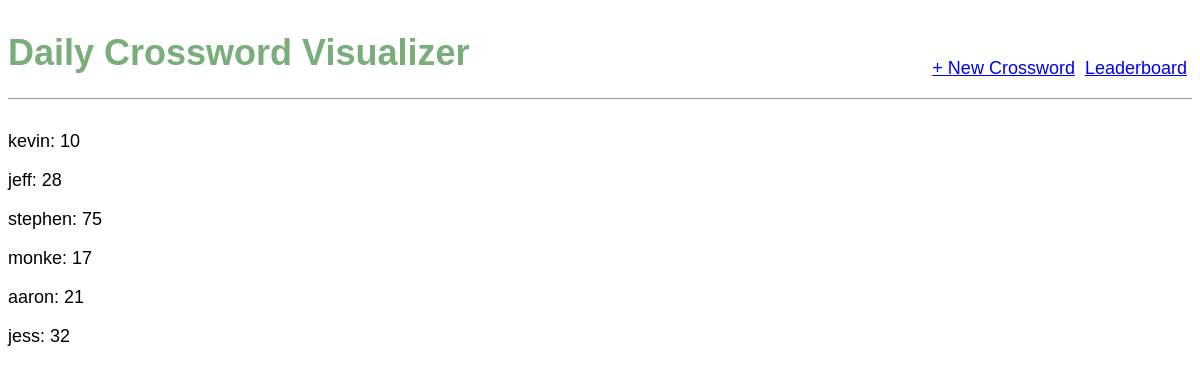
/tracker/12/, run on the app's committed database.
### tracker/models.py (models this page shows)
class Participant(models.Model):
    alias = models.ForeignKey(AuthorizedUser, default=get_default_user, on_delete=models.CASCADE)
    cells = models.PositiveIntegerField()
    date = models.ForeignKey(PlayDate, default=get_default_date, on_delete=models.CASCADE)

class AuthorizedUser(models.Model):
    name = models.CharField(max_length=20, primary_key = True)
    def __str__(self):
        return self.name

### tracker/views.py (the view)
# urls.py: path('tracker/<int:pk>/', ParticipantView.as_view(), name='dailyparticipants'),
class ParticipantView(ListView):
    model = Participant
    template_name = 'participants.html'
    def get_queryset(self, **kwargs):
        pk = self.kwargs["pk"]
        date = DailyData.objects.get(pk=pk).date
        return super().get_queryset().filter(date=date)

### templates/participants.html
{% extends 'base.html' %}
{% block content %}
    {% for participant in object_list %}
        <div class="participants">
            <p>{{ participant.alias }}: {{ participant.cells }}</p>
        </div>
    {% endfor %}
{% endblock content %}

### static/css/base.css (style rules this page uses)
body { font-family: 'Source Sans Pro', sans-serif; font-size: 18px; }

### data on the page
Participant: alias "kevin", cells "10"
Participant: alias "jeff", cells "28"
Participant: alias "stephen", cells "75"
Participant: alias "monke", cells "17"
Participant: alias "aaron", cells "21"
Participant: alias "jess", cells "32"
